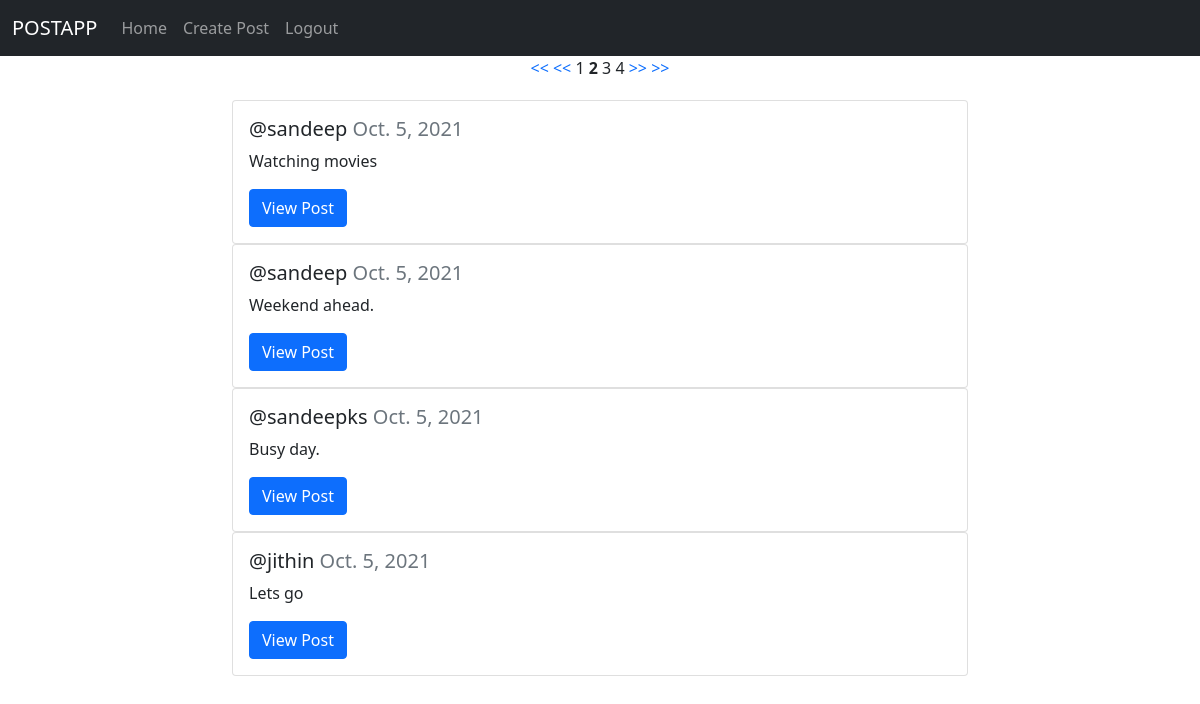
Screenshot of /postapp/homepage?page=2 with the database file from the repository.
### postapp/models.py (models this page shows, shortened)
class Posts(models.Model):
    post_owner=models.ForeignKey(User,on_delete=models.CASCADE,default=None)
    text_content=models.TextField(max_length=500)
    likes=models.ManyToManyField(User,blank=True,related_name='likes')
    like_count=models.IntegerField(default=0)
    date=models.DateField(auto_now=True)

### postapp/views.py (the view)
# urls.py: path('homepage',HomePageView.as_view(),name='homepage'),
class HomePageView(TemplateView):
    template_name = "home.html"
    context={}
    def get(self, request, *args, **kwargs):
        posts=Posts.objects.all().order_by('-id')
        paginator=Paginator(posts,4)
        page=request.GET.get('page')
        posts=paginator.get_page(page)
        self.context['posts']=posts
        return render(request,self.template_name,self.context)

### postapp/templates/home.html (shortened to what this page needs)
<!DOCTYPE html>
{% load static %}
<html lang="en">
<head>
<link href="https://cdn.jsdelivr.net/npm/bootstrap@5.1.1/dist/css/bootstrap.min.css" rel="stylesheet">
    <link rel="stylesheet" href="{%static 'css/styles.css' %}">
</head>
<body>
<nav class="navbar navbar-expand-lg navbar-dark bg-dark">
    <div class="container-fluid">
        <a class="navbar-brand" href="{%url 'homepage' %}">POSTAPP</a>
        <div class="collapse navbar-collapse" id="navbarNav">
            <ul class="navbar-nav">
                <li class="nav-item">
                    <a class="nav-link" aria-current="page" href="{%url 'homepage' %}">Home</a>
                </li>
                <li class="nav-item">
                    <a class="nav-link" href="{%url 'createpost' %}">Create Post</a>
                </li>
                <li class="nav-item">
                    <a class="nav-link" href="{%url 'logout' %}">Logout</a>
                </li>
            </ul>
        </div>
    </div>
</nav>
{%block body_block%}
<div style="text-align:center;">
    {% if posts.has_previous %}
    <a style="text-decoration:none;" href="?page=1"><<</a>
    <a style="text-decoration:none;" href="?page={{posts.previous_page_number}}"><<</a>
    {% endif %}
    {% for num in posts.paginator.page_range %}
    {% if posts.number == num %}
    <strong>{{num}}</strong>
    {% else %}
    {{num}}
    {% endif %}
    {% endfor %}
    {% if posts.has_next %}
    <a style="text-decoration:none;" href="?page={{posts.next_page_number}}">>></a>
    <a style="text-decoration:none;" href="?page={{posts.paginator.num_pages}}">>></a>
    {% endif %}
</div>
<div class="div1">
    {% for post in posts %}
    <div class="container">
        <div class="row">
            <div class="col-2"></div>
            <div class="col-8">
                <div class="card">
                    <div class="card-body">
                        <h5 class="card-title">@{{post.post_owner}} <span class="card-subtitle mb-2 text-muted">{{post.date}}</span>
                        </h5>
                        <p class="card-text">{{post.text_content}}</p>
                        <a class="btn btn-primary" href="{%url 'viewpost' post.id %}">View Post</a>
                    </div>
                </div>
            </div>
        </div>
    </div>
</div>
{% endfor %}
{% endblock %}
</body>
</html>

### postapp/static/css/styles.css (style rules this page uses)
.div1 { margin-top:20px; }

### rows the page displays
Posts: post_owner "sandeep", date "Oct. 5, 2021", text_content "Watching movies"
Posts: post_owner "sandeep", date "Oct. 5, 2021", text_content "Weekend ahead."
Posts: post_owner "sandeepks", date "Oct. 5, 2021", text_content "Busy day."
Posts: post_owner "jithin", date "Oct. 5, 2021", text_content "Lets go"

### other values shown
{{ num }} "1" "3" "4"
{{ num }} "2"
